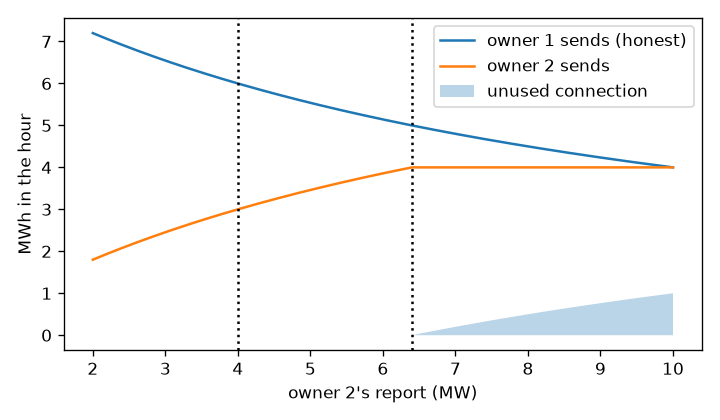

Here is the Python script that generated this plot:
"""TOY 1: two owners, one hour (Example B of the proposal).

Question: if the connection is split in proportion to reports, does owner 2
want to over-report? What happens when both owners can choose?

Run:  python toy01_two_owners.py
Change the numbers in the block below and run again.
"""
import numpy as np
from toy_common import pro_rata, sends

# ---- numbers you can change ---------------------------------------------
a = np.array([8.0, 4.0])    # true available power of owner 1 and owner 2 (MW)
K = 9.0                     # connection limit (MW)
CAP = 10.0                  # largest report allowed (installed capacity, MW)
V = 100.0                   # value of one MWh ($)
STEP = 0.1                  # report grid for the equilibrium search (MW)
# -------------------------------------------------------------------------


def outcome(l1, l2):
    k = pro_rata([l1, l2], K)
    x = sends(a, k)
    return k, x


print("=" * 70)
print("STEP 1. Owner 1 tells the truth. Owner 2 tries different reports.")
print("=" * 70)
print(f"{'owner 2 report':>15} {'share 1':>8} {'share 2':>8} {'sent 1':>7} {'sent 2':>7} {'unused':>7}")
for l2 in [a[1], 5.0, 6.0, 6.4, 7.0, 8.0, CAP]:
    k, x = outcome(a[0], l2)
    print(f"{l2:15.1f} {k[0]:8.2f} {k[1]:8.2f} {x[0]:7.2f} {x[1]:7.2f} {K - x.sum():7.2f}")
print("""
Read the table:
 - From 4 to 6.4 MW, owner 2 gains exactly what owner 1 loses (a TRANSFER).
 - Above 6.4 MW, owner 2's share is larger than what it has, so part of
   the connection is unused (WASTE).
 - At 6.4 MW, owner 2 sends exactly its share: the meter sees nothing odd.""")

# exact point where owner 2's share reaches its true power, others truthful:
# l2 * K / (a1 + l2) = a2  ->  l2 = a2 * a1 / (K - a2)
l2_star = a[1] * a[0] / (K - a[1])
print(f"Smallest report that gives owner 2 all its power: {l2_star:.2f} MW")

print()
print("=" * 70)
print("STEP 2. Both owners choose. Search all report pairs on a grid.")
print("=" * 70)
grid = np.round(np.arange(STEP, CAP + 1e-9, STEP), 6)
n = len(grid)
U = np.zeros((n, n, 2))
for i, l1 in enumerate(grid):
    for j, l2 in enumerate(grid):
        U[i, j] = V * outcome(l1, l2)[1]
best1 = U[:, :, 0].max(axis=0)          # best payoff of owner 1 for each l2
best2 = U[:, :, 1].max(axis=1)          # best payoff of owner 2 for each l1
ne = [(float(grid[i]), float(grid[j])) for i in range(n) for j in range(n)
      if U[i, j, 0] >= best1[j] - 1e-9 and U[i, j, 1] >= best2[i] - 1e-9]
print(f"Number of Nash equilibria on the grid: {len(ne)}")
l1s = sorted({e[0] for e in ne}); l2s = sorted({e[1] for e in ne})
print(f"Owner 1 reports in equilibrium: {l1s[0]} to {l1s[-1]}")
print(f"Owner 2 reports in equilibrium: {l2s[0]} to {l2s[-1]}")
for e in [ne[0], ne[-1]]:
    k, x = outcome(*e)
    print(f"  example equilibrium {e}: sent = {x.round(2)}, unused = {K - x.sum():.2f}")
truth_is_ne = any(abs(e[0] - a[0]) < 1e-9 and abs(e[1] - a[1]) < 1e-9 for e in ne)
print(f"Is 'both tell the truth' an equilibrium? {truth_is_ne}")
print("""
Lesson: reporting the cap is never worse than any other report (a bigger report
never lowers your own share): it is WEAKLY DOMINANT. So 'everyone at the cap'
is always an equilibrium, and then the rule behaves like fixed shares by
capacity. It is not the only equilibrium: an owner that already gets all its
power is indifferent among several reports (see the range above).""")

try:
    import matplotlib.pyplot as plt
    l2s_plot = np.linspace(2, CAP, 400)
    X = np.array([outcome(a[0], l)[1] for l in l2s_plot])
    plt.figure(figsize=(6, 3.5))
    plt.plot(l2s_plot, X[:, 0], label="owner 1 sends (honest)")
    plt.plot(l2s_plot, X[:, 1], label="owner 2 sends")
    plt.fill_between(l2s_plot, 0, K - X.sum(1), alpha=0.3, label="unused connection")
    plt.axvline(a[1], ls=":", c="k"); plt.axvline(l2_star, ls=":", c="k")
    plt.xlabel("owner 2's report (MW)"); plt.ylabel("MWh in the hour"); plt.legend()
    plt.tight_layout(); plt.savefig("toy01_two_owners.png", dpi=120)
    print("Figure saved: toy01_two_owners.png")
except ImportError:
    print("(matplotlib not installed: no figure)")
